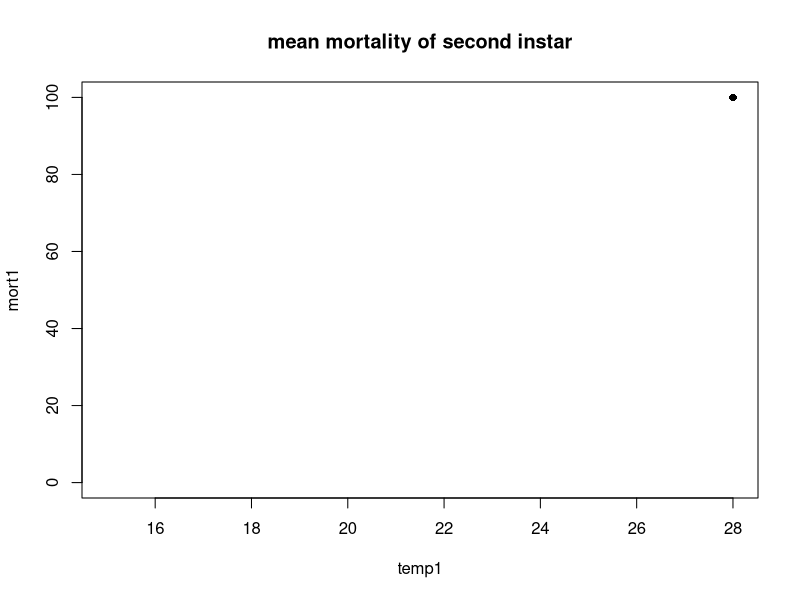
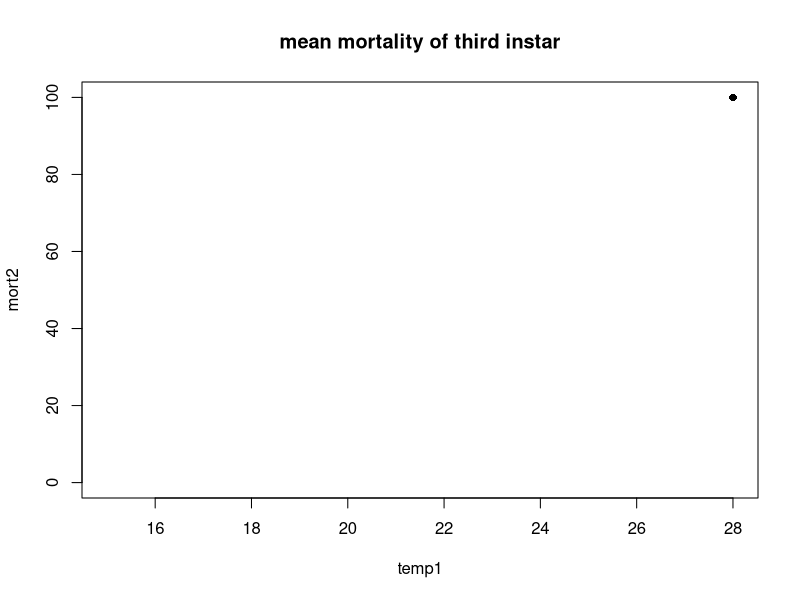
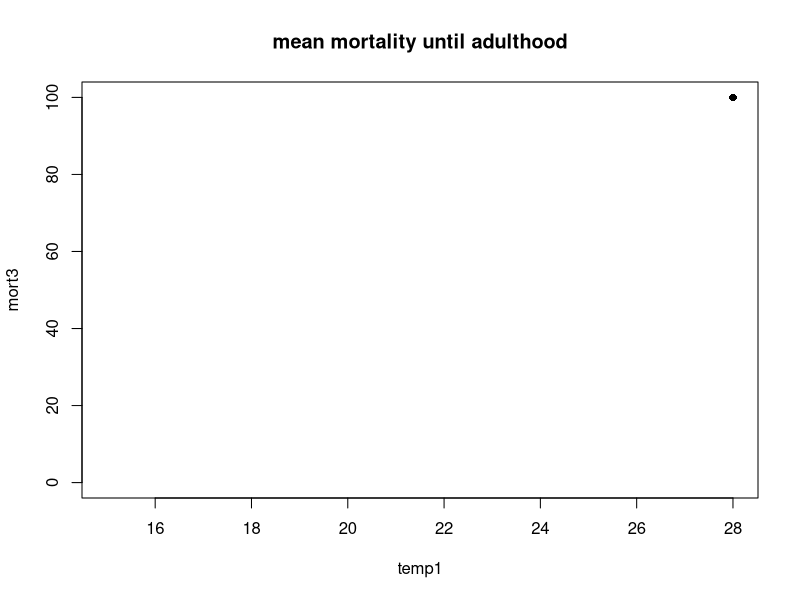

Write the R code that produced these figures, in order. (Note: this script raises an error after producing the figures.)
rm(list = ls())
data = read.csv("Data/cholevinae_full.csv", header=TRUE, sep = ";")
head(data)
summary(data)
class(data$DT_egg)
class (data$temp)
data_12 = data [data$year=="2012",] # data for 2012
data_13 = data [data$year=="2013",] # data for 2013
data_t15 = data [data$temp=="15",] # data for 15°C
data_t18 = data [data$temp=="18",] # data for 18°C
data_t21 = data [data$temp=="21",] # data for 21°C
data_t25 = data [data$temp=="25",] # data for 25°C
data_t28 = data [data$temp=="28",] # data for 28°C

#Mortality
summary (data_t15$mortality_total) #until adulthood
summary (data_t18$mortality_total) #until adulthood
summary (data_t21$mortality_total) #until adulthood
summary (data_t25$mortality_total) #until adulthood
summary (data_t28$mortality_total) #until adulthood

summary (data_t15$mortality_L2) #until L3
summary (data_t18$mortality_L2) #until L3
summary (data_t21$mortality_L2) #until L3
summary (data_t25$mortality_L2) #until L3
summary (data_t28$mortality_L2) #until L3

summary (data_t15$mortality_L3) #of L3
summary (data_t18$mortality_L3) #of L3
summary (data_t21$mortality_L3) #of L3
summary (data_t25$mortality_L3) #of L3
summary (data_t28$mortality_L3) #of L3

(1-0.1429)*100
(1-0.03077)*100
(1-0.1458)*100
(1-0.03704)*100

#Plot of mean mortality for each treatment
#SEcond Instar
mort_15 <-(1-mean(data_t15$mortality_L2))*100 #until L3
mort_18 <-(1-mean(data_t18$mortality_L2))*100 #until L3
mort_21 <-(1-mean(data_t21$mortality_L2))*100 #until L3
mort_25 <-(1-mean(data_t25$mortality_L2))*100 #until L3
mort_28 <-100 #until L3
mort1 <- c(mort_15, mort_18, mort_21, mort_25, mort_28)
temp1 <- c(15,18,21,25,28)
plot (mort1~temp1, type="o" , col="black", pch=16, 
      main = "mean mortality of second instar", ylim=c(0,100))
#Third instar
mort_15 <-(1-mean(data_t15$mortality_L3))*100 #until L3
mort_18 <-(1-mean(data_t18$mortality_L3))*100 #until L3
mort_21 <-(1-mean(data_t21$mortality_L3))*100 #until L3
mort_25 <-(1-mean(data_t25$mortality_L3))*100 #until L3
mort_28 <-100 #until L3
mort2 <- c(mort_15, mort_18, mort_21, mort_25, mort_28)
plot (mort2~temp1, type="o" , col="black", pch=16, 
      main = "mean mortality of third instar", ylim=c(0,100))
#until adulthood
mort_15 <-(1-mean(data_t15$mortality_total))*100 #until L3
mort_18 <-(1-mean(data_t18$mortality_total))*100 #until L3
mort_21 <-(1-mean(data_t21$mortality_total))*100 #until L3
mort_25 <-(1-mean(data_t25$mortality_total))*100 #until L3
mort_28 <-100 #until L3
mort3 <- c(mort_15, mort_18, mort_21, mort_25, mort_28)
plot (mort3~temp1, type="o" , col="black", pch=16, 
      main = "mean mortality until adulthood", ylim=c(0,100))

tiff (filename="exports/sciodrepoides_mortality.tiff", 
      width=5000, height=6000, 
      compression="lzw", res= 800)
plot (mort1~temp1, type="o" , col="black", pch=16, 
      ylim=c(0,100), main = "Mortality of S. watsoni",
      xlab="Temperature (°C)", ylab="Mortality (%)")
points (temp1, mort2, col="red")
line (temp1, mort2, col='red', lwd=2)
points (temp1, mort3, col="green")
line (temp1, mort3)
dev.off()

#boxplots 
boxplot (data$DT_egg, data$DT_L1,data$DT_L2,data$DT_L3,data$DT_pupae,data$DT_total)
boxplot (data_13$DT_egg, data_13$DT_L1, data_13$DT_L2, data_13$DT_L3, data_13$DT_pupae, data_13$DT_total)
boxplot (data_12$DT_egg, data_12$DT_L1, data_12$DT_L2, data_12$DT_L3, data_12$DT_pupae, data_12$DT_total)

#plots data (egg, - pupae)
plot(data_13$DT_egg, data_13$egg, xlab='DT [HD]',ylab=' D [hours]', col='red', main="egg")
plot(data$DT_L1, data$L1, xlab='DT [HD]',ylab=' D [hours]', col='red', main="L1")
plot(data$DT_L2, data$L2, xlab='DT [HD]',ylab=' D [hours]', col='red', main="L2")
plot(data$DT_L3,  data$L3, xlab='DT [HD]',ylab=' D [hours]', col='red', main="L3")
plot(data$DT_pupae, data$pupae, xlab='DT [HD]',ylab=' D [hours]', col='red', main="pupae")

plot (data$temp,data$egg)
plot (data$temp,data$L1)
plot (data$temp,data$L2)
plot (data$temp,data$L3)
plot (data$temp,data$pupae)

#normality
#obviously non-normal distribution due to problems in recording the data
qqnorm(data_12$DT_egg) 
qqline(data_12$DT_egg)
#looks normal to me, different data recording
qqnorm(data_13$DT_egg)
qqline(data_13$DT_egg)
qqnorm(data$DT_L1)
qqline(data$DT_L1)
qqnorm(data$DT_L2)
qqline(data$DT_L2)
qqnorm(data$DT_L3)
qqline(data$DT_L3)
qqnorm(data$DT_pupae)
qqline(data$DT_pupae)

#test of normality
shapiro.test(data_13$DT_egg)
shapiro.test(data$DT_L1)
shapiro.test(data$DT_L2)
shapiro.test(data$DT_L3)
shapiro.test(data$DT_pupae)

#hist
hist(data$DT_egg, breaks=10, prob=FALSE, xlab='DT', ylab='Density', main='Histogram of development rate', col='grey')

#Tmin + SET - DT~D
lm.1=lm(data_13$DT_egg~data_13$egg)
summary(lm.1)
lm.2=lm(data_13$DT_L1~data_13$L1)
summary(lm.2)
lm.3=lm(data$DT_L2~data$L2)
summary(lm.3)
lm.4=lm(data$DT_L3 ~data$L3)
summary(lm.4)
lm.5=lm(data$DT_pupae~data$pupae)
summary(lm.5)



plot(data_13$DT_egg~data_13$egg, xlab='Development(h)',
     ylab='Development*Temperature (hD) ', main="Egg", 
     xlim=c(0,300),ylim=c(0,5000))
abline(lm.1, col='green', lwd=1)
plot(data$DT_L1~data$L1, xlab='D',ylab='DT ', main="L1")
abline(lm.2, col='green', lwd=2)
plot(data$DT_L2~data$L2, xlab='D',ylab='DT ', main="L2")
abline(lm.3, col='green', lwd=2)
plot(data$DT_L3 ~data$L3, xlab='D',ylab='DT ', main="L3")
abline(lm.4, col='green', lwd=2)
plot(data$DT_pupae~data$pupae, xlab='D',ylab='DT ', main="pupae")
abline(lm.5, col='green', lwd=2)

# Effect of locality of origin
#regrese (not very well done, still have to work on the imput and output

loc.1=lm(data_13$r_egg~data_13$temp)
summary(loc.1)
(6.045e-03)/(7.503e-04) #no idea what is this for

loc.2=lm(data$r_egg~data$temp+data$loc)
loc.3=lm(data$r_egg~data$temp*data$loc)
summary(loc.2)
AIC (loc.1, loc.2, loc.3)
BIC (loc.1, loc.2, loc.3)

loc.3=lm(data$r_egg~data$temp+data$loc+data$year)
loc.4=lm(data$r_egg~data$temp*data$loc*data$year)
summary(loc.3)
summary(loc.4)

loc.4=lm(data$DT_egg~data$egg)
summary(loc.1)
loc.5=lm(data$DT_egg~data$egg+data$loc)
loc.6=lm(data$DT_egg~data$egg*data$loc)
summary(loc.2)
AIC (loc.4, loc.5, loc.6)
BIC (loc.4, loc.5, loc.6)

loc.4=lm(data_13$DT_egg~data_13$egg)
summary(loc.1)
loc.5=lm(data_13$DT_egg~data_13$egg+data_13$loc)
loc.6=lm(data_13$DT_egg~data_13$egg*data_13$loc)
summary (loc.6)
summary(loc.2)
AIC (loc.4, loc.5, loc.6)
BIC (loc.4, loc.5, loc.6)


plot(data$temp, data$r_egg, xlab='temperature',ylab='development rate', main="vajicko")
lines(loc.1, col='green', lwd=2)
abline(loc.2, col='red', lwd=2)
abline(loc.3, col='blue', lwd=2)
AIC(loc.1,loc.2,loc.3,loc.4)
BIC(loc.1,loc.2,loc.3,loc.4)

loc.5=lm(data_13$r_egg~data_13$temp)
summary(loc.5)
anova (loc.5)
loc.6=lm(data_13$r_egg~data_13$temp+data_13$loc)
summary(loc.6)
loc.7=lm(data_13$r_egg~data_13$temp*data_13$loc)
summary(loc.7)
AIC(loc.5, loc.6, loc.7)
BIC(loc.5, loc.6, loc.7)

plot(data_13$temp[data_13$Herkomstcode==0], data_13$r_egg[data_13$Herkomstcode==0], pch=16, col=c("red"), xlab='temperature',ylab='development rate')
points(data_13$temp[data_13$Herkomstcode==1], data_13$r_egg[data_13$Herkomstcode==1], pch=2, col=c("blue"))
abline(a=nll.her$par[1],b=nll.her$par[3], col='red')
abline(a=nll.her$par[2],b=nll.her$par[3], col='blue')

glm.1=glm(data_13$r_egg~data_13$temp)
glm.2=glm(data_13$r_egg~data_13$temp, family=Gamma)
summary (glm.2)
AIC(glm.1,glm.2)
BIC(glm.1,glm.2)

glm.3=glm(data_13$r_egg~data_13$temp, family=Gamma)
glm.4=glm(data_13$r_egg~data_13$temp*data_13$loc, family=Gamma)
glm.4a=glm(data_13$r_egg~data_13$temp+data_13$loc, family=Gamma)
AIC(glm.3,glm.4,glm.4a)
BIC(glm.3,glm.4,glm.4a)

summary (glm.3)
summary (glm.4)
summary (glm.4a)
par (mfrow=c(1,1))
plot (glm.3)
plot (glm.4)
plot (glm.4a)
plot (data_13$temp, data_13$r_egg, xlim=c(0,40),ylim=c(0,0.1))
abline(glm.3, col='red', lwd=2)
abline(glm.4, col='green', lwd=2)
abline(glm.4a, col='blue', lwd=2)
plot (data_13$r_egg~data_13$temp*data_13$loc)
plot (data_13$r_egg~data_13$temp+data_13$loc)


#Negative log likelihood
nData = length(data$DT_egg)
meanData = mean(data$DT_egg)
varData = var(data$DT_egg)

# 3) Normal distibution for eggs
NLLfunNorm = function(p, x) {
  mean = p[1]
  sd = p[2]
  -sum(dnorm(x, mean = mean, sd = sd, log = TRUE)) 
}

sd(data$DT_egg, na.rm=TRUE)
paramsN = c(607,11.1)  # mean, sd
nllNorm = optim(fn=NLLfunNorm,p=paramsN, x=data$DT_egg)
nllNorm 

hist(data$r_egg, breaks=10, prob=TRUE, xlab='development rate', ylab='density', main='Histogram of development rate',col='grey')
curve(dnorm(x, mean = meanData, sd = sqrt(varData)),add=TRUE, col='green', lwd=2, lty=2)  # true
curve(dnorm(x, mean = nllNorm$par[1], sd = nllNorm$par[2]),add=TRUE, col='green', lwd=2)  # optim
legend('topright', lty=c(2,1), lwd=c(2,2), col=c('green', 'green'), legend=c('true', 'optim'), bty='n')


# confidence limits of our estimation
# finding x-intercepts
library(MASS)
fN = fitdistr(data$r_egg, "normal")
fN
ci.meanN = fN$estimate["mean"] + c(-2, 2) * fN$sd["mean"]
ci.sdN  = fN$estimate["sd"] + c(-2, 2) * fN$sd["sd"]

install.packages (c("dismo", "rgbif","raster", "maptools","XML", "rgdal"))
